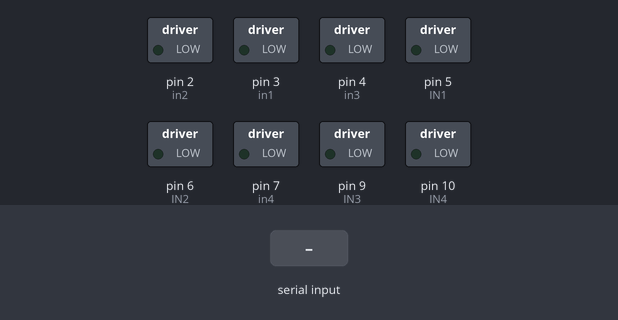
Simulated run of this sketch. Board: Arduino Uno, built with avr-gcc and run on an emulated ATmega328P. Shown: switched loads named in the sketch (green lamp = pin HIGH). Inputs (shaded band) come from the test bench.

Above: at 1.2 s.
1.3 s: "u" received over Serial
At 3.4 s:
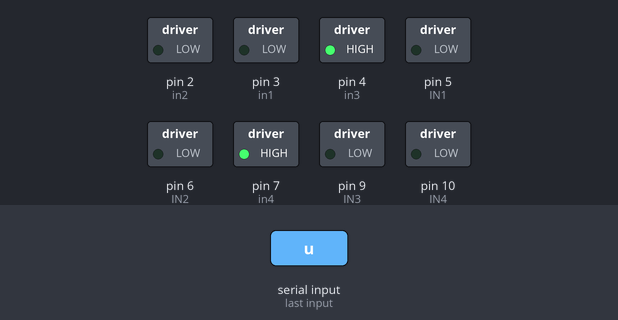
4.3 s: "f" received over Serial
At 5.5 s:
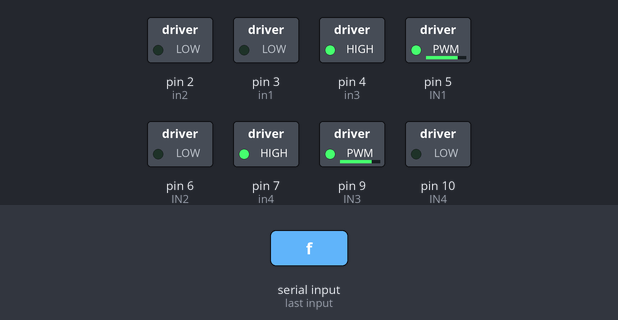
5.8 s: "b" received over Serial
At 6.6 s:
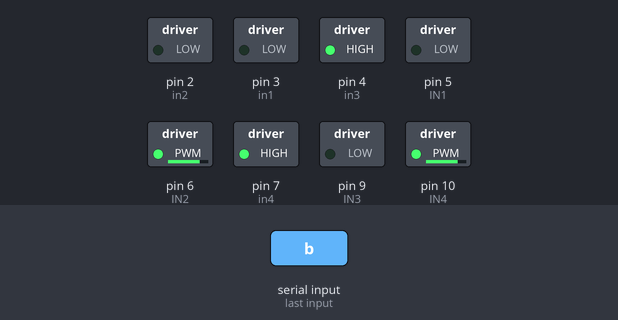
7.3 s: "d" received over Serial
At 9.2 s:
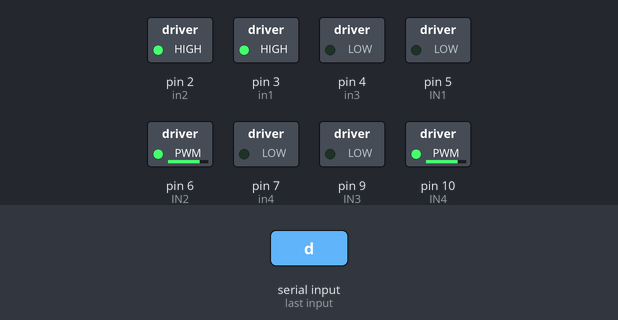
10.3 s: "s" received over Serial
At 11.3 s:
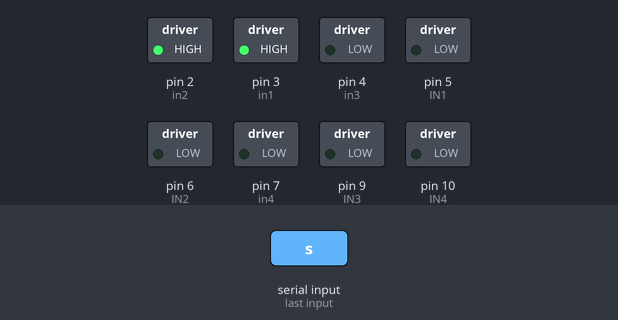
11.8 s: "r" received over Serial
At 12.4 s:
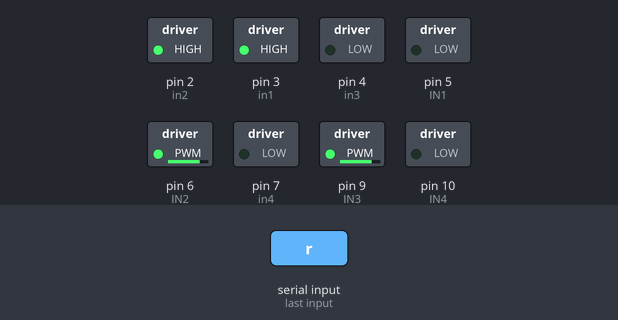
Timing chart, 0 to 14.3 s (numbered marks = the images above; inputs shaded):
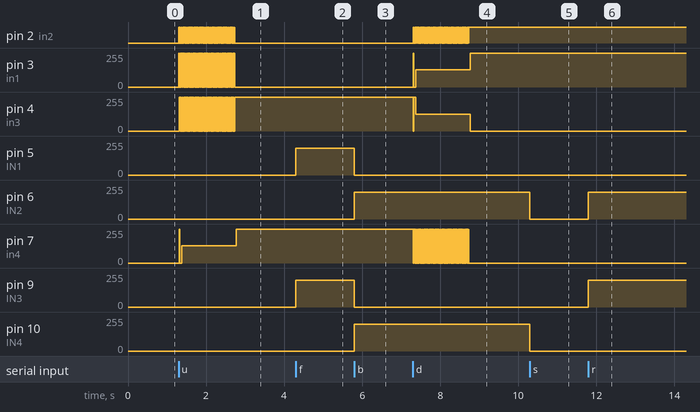

Measured:
- after the input at 1.3 s, pin 2 (in2): alternates HIGH for 0.01 s and LOW for 0.01 s, 144 changes in all, then stays LOW, starting at once; pin 3 (in1): alternates 255/255 for 0.01 s and 0/255 for 0.01 s, 144 changes in all, then stays 0/255, starting at once
- after the input at 4.3 s, pin 5 (IN1), pin 9 (IN3): 0/255 → 200/255 at once
- after the input at 5.8 s, pin 5 (IN1), pin 9 (IN3): 200/255 → 0/255 at once; pin 6 (IN2), pin 10 (IN4): 0/255 → 200/255 at once
- after the input at 7.3 s, pin 2 (in2): alternates HIGH for 0.01 s and LOW for 0.01 s, 143 changes in all, then stays HIGH, starting at once; pin 3 (in1): 0/255 → 128/255 at once, → 255/255 1.5 s later
- after the input at 10.3 s, pin 6 (IN2), pin 10 (IN4): 200/255 → 0/255 at once
- after the input at 11.8 s, pin 6 (IN2), pin 9 (IN3): 0/255 → 200/255 at once

The sketch:

motor_controller.ino
```cpp
#define IN1 5
#define IN2 6
#define IN3 9
#define IN4 10

#define in1 3
#define in2 2
#define in3 4
#define in4 7

int dl = 5;

void setMotor(int speed1, int speed2) {
  if (speed1 > 0) {
    analogWrite(IN1, abs(speed1));
    digitalWrite(IN2, LOW);
  } else if (speed1 < 0) {
    analogWrite(IN2, abs(speed1));
    digitalWrite(IN1, LOW);
  } else {
    digitalWrite(IN1, LOW);
    digitalWrite(IN2, LOW);
  }

  if (speed2 > 0) {
    analogWrite(IN3, abs(speed2));
    digitalWrite(IN4, LOW);
  } else if (speed2 < 0) {
    analogWrite(IN4, abs(speed2));
    digitalWrite(IN3, LOW);
  } else {
    digitalWrite(IN3, LOW);
    digitalWrite(IN4, LOW);
  }
}

void up() {
  digitalWrite(in1, HIGH);
  digitalWrite(in2, LOW);
  digitalWrite(in3, LOW);
  digitalWrite(in4, HIGH);
  delay(dl);

  digitalWrite(in1, HIGH);
  digitalWrite(in2, HIGH);
  digitalWrite(in3, LOW);
  digitalWrite(in4, LOW);
  delay(dl);

  digitalWrite(in1, LOW);
  digitalWrite(in2, HIGH);
  digitalWrite(in3, HIGH);
  digitalWrite(in4, LOW);
  delay(dl);

  digitalWrite(in1, LOW);
  digitalWrite(in2, LOW);
  digitalWrite(in3, HIGH);
  digitalWrite(in4, HIGH);
  delay(dl);
}

void down() {
  digitalWrite(in4, HIGH);
  digitalWrite(in3, LOW);
  digitalWrite(in2, LOW);
  digitalWrite(in1, HIGH);
  delay(dl);

  digitalWrite(in4, HIGH);
  digitalWrite(in3, HIGH);
  digitalWrite(in2, LOW);
  digitalWrite(in1, LOW);
  delay(dl);

  digitalWrite(in4, LOW);
  digitalWrite(in3, HIGH);
  digitalWrite(in2, HIGH);
  digitalWrite(in1, LOW);
  delay(dl);

  digitalWrite(in4, LOW);
  digitalWrite(in3, LOW);
  digitalWrite(in2, HIGH);
  digitalWrite(in1, HIGH);
  delay(dl);
}

void setup() {
  pinMode(IN1, OUTPUT);
  pinMode(IN2, OUTPUT);
  pinMode(IN3, OUTPUT);
  pinMode(IN4, OUTPUT);
  pinMode(in1, OUTPUT);
  pinMode(in2, OUTPUT);
  pinMode(in3, OUTPUT);
  pinMode(in4, OUTPUT);

  Serial.begin(9600);
}

void loop() {
  if (Serial.available() > 0) {
    char cmd = Serial.read();

    switch (cmd) {
      case 'f':
        setMotor(200, 200);
        break;
      case 'b':
        setMotor(-200, -200);
        break;
      case 's':
        setMotor(0, 0);
        break;
      case 'u':
        for (int i = 0; i < 72; i++) up();  // как в вашем оригинальном коде
        break;
      case 'd':
        for (int i = 0; i < 72; i++) down();
        break;
      case 'r':
        setMotor(-200, 200);
        break;
      case 'l':
        setMotor(200, -200);
      default:
        // Игнорировать неизвестные команды
        break;
    }
  }
}
```
